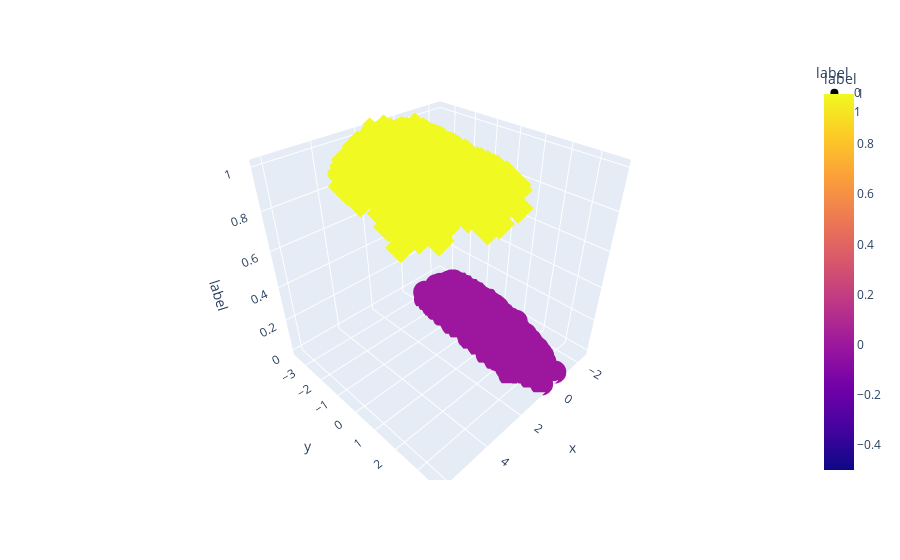

The code cell stored with this chart in its notebook:
### Code cell
len(msmodel.labels_)

plt.scatter(x_ms[:,0], x_ms[:,1], s=50, c=labels, cmap='viridis')
plt.title(f'Estimated number of clusters = {n_clusters_}')
plt.xlabel('x')
plt.ylabel('y')
plt.show()

# Visualising the clusters in 3D
import plotly.express as px


df_3d = pd.DataFrame(x_ms, columns=['x', 'y'])
df_3d['label'] = labels
# Create a 3D scatter plot
fig = px.scatter_3d(df_3d, x='x', y='y', z='label', color='label', symbol='label')
fig.show()

fig = plt.figure()
plt.title('Discovered Clusters')
ax = fig.add_subplot(111, projection='3d')
ax.scatter(x_ms[:,0], x_ms[:,1],  marker='o', cmap='viridis', c=labels)
ax.scatter(cluster_centers[:,0], cluster_centers[:,1], marker='x', 
           color='red', s=100, linewidth=3, zorder=10)
plt.show()

### Figure 1 — Plotly figure (JSON) as saved in the notebook; plotly's stock layout.template omitted (floating-point values rounded to 4 significant figures; data arrays with more than 128 entries replaced by an {"elided": "..."} marker saying what was removed)
{"data": [{"hovertemplate": "label=%{marker.color}<br>x=%{x}<br>y=%{y}<extra></extra>", "legendgroup": "0", "marker": {"color": {"elided": "6795 int values"}, "coloraxis": "coloraxis", "symbol": "circle"}, "mode": "markers", "name": "0", "scene": "scene", "showlegend": true, "type": "scatter3d", "x": {"elided": "6795 float values"}, "y": {"elided": "6795 float values"}, "z": {"elided": "6795 int values"}}, {"hovertemplate": "label=%{marker.color}<br>x=%{x}<br>y=%{y}<extra></extra>", "legendgroup": "1", "marker": {"color": {"elided": "3205 int values"}, "coloraxis": "coloraxis", "symbol": "diamond"}, "mode": "markers", "name": "1", "scene": "scene", "showlegend": true, "type": "scatter3d", "x": {"elided": "3205 float values"}, "y": {"elided": "3205 float values"}, "z": {"elided": "3205 int values"}}], "layout": {"coloraxis": {"colorbar": {"title": {"text": "label"}}, "colorscale": [[0, "#0d0887"], [0.1111, "#46039f"], [0.2222, "#7201a8"], [0.3333, "#9c179e"], [0.4444, "#bd3786"], [0.5556, "#d8576b"], [0.6667, "#ed7953"], [0.7778, "#fb9f3a"], [0.8889, "#fdca26"], [1, "#f0f921"]]}, "legend": {"title": {"text": "label"}, "tracegroupgap": 0}, "margin": {"t": 60}, "scene": {"domain": {"x": [0, 1], "y": [0, 1]}, "xaxis": {"title": {"text": "x"}}, "yaxis": {"title": {"text": "y"}}, "zaxis": {"categoryarray": [0, 1], "categoryorder": "array", "title": {"text": "label"}}}}}
